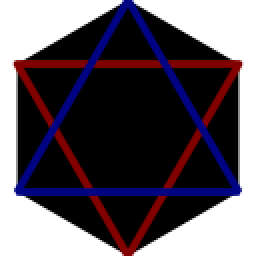
#> input picture notebooks/assets/custom_tile.png, 128 x 128 px (shown 2 times larger); its folder holds only this picture in this run
$ jupyter execute 01_hex_tiles.ipynb
#> lines starting #> are read from the running program, lines starting #| are printed output that depends on the picture
#### 1. Imports + config

[cell 1]
import math
import numpy as np
import matplotlib.pyplot as plt
from matplotlib.patches import Polygon
from matplotlib.collections import PatchCollection
from matplotlib import transforms
from PIL import Image
import os

plt.rcParams["figure.figsize"] = (10, 8)
plt.rcParams["figure.dpi"] = 110

[cell 2]
# Global texture size (pixels) for both generated and PNG tiles
TEXTURE_PX = 128

#### 2. Hex math helpers (axial coordinates)
This uses axial coordinates (q, r) with pointy-top hexes.

[cell 3]
SQRT3 = math.sqrt(3)


def hex_corners_pointy(cx, cy, size):
    """
    Return 6 (x,y) points for a pointy-top hex centered at (cx, cy).
    """
    pts = []
    for i in range(6):
        angle = math.radians(60 * i - 30)  # -30 makes it pointy-top
        pts.append((cx + size * math.cos(angle), cy + size * math.sin(angle)))
    return pts


def axial_to_pixel_pointy(q, r, size):
    """
    Convert axial coords (q, r) to pixel center (x, y) for pointy-top hex layout.
    Red Blob Games convention.
    """
    x = size * SQRT3 * (q + r / 2)
    y = size * 1.5 * r
    return x, y


def rotate_point(x, y, cx, cy, angle_deg):
    """
    Rotate point (x, y) around center (cx, cy) by angle_deg degrees.
    """
    rad = math.radians(angle_deg)
    cos_a = math.cos(rad)
    sin_a = math.sin(rad)
    dx = x - cx
    dy = y - cy
    return cx + dx * cos_a - dy * sin_a, cy + dx * sin_a + dy * cos_a


def oriented_line_end(cx, cy, size, angle_deg, length=0.7):
    """
    Compute endpoint for an oriented line starting at (cx, cy).
    angle_deg is in degrees; length scaled by hex size.
    """
    rad = math.radians(angle_deg)
    x2 = cx + length * size * math.cos(rad)
    y2 = cy + length * size * math.sin(rad)
    return x2, y2

#### 3. Draw a hex grid

[cell 4]
def draw_hex_grid(radius=5, size=1.0, tile_defs=None, tile_map=None, title=None, draw_edges=True):
    """
    Draw a hex grid in axial coords with 'radius' around (0,0).
    tile_defs: list of tile definitions (dicts), e.g.:
        [{"name": "Grass", "image": <HxWx(3|4) ndarray>}, ...]
        Images are rendered pixelated (nearest) and clipped to hex shape.
    tile_map: dict mapping (q, r) -> {"tile": <index>, "rot": <0..5>}
        rot is a multiple of 60 degrees (0..5).
    """
    if tile_defs is None:
        tile_defs = []
    if tile_map is None:
        tile_map = {}


    # We'll draw images first, then overlay grid edges via a PatchCollection
    edge_patches = []


    fig, ax = plt.subplots()


    # Precompute hex bounding box dims for pointy-top
    hex_w = SQRT3 * size  # width between left/right vertices
    hex_h = 2.0 * size    # height between top/bottom vertices


    # Hex "disk" of radius N in axial coords
    for q in range(-radius, radius + 1):
        r1 = max(-radius, -q - radius)
        r2 = min(radius, -q + radius)
        for r in range(r1, r2 + 1):
            cx, cy = axial_to_pixel_pointy(q, r, size)
            corners = hex_corners_pointy(cx, cy, size)


            # Always capture an edge polygon (no fill) for overlay
            edge_patches.append(Polygon(corners, closed=True, fill=False))


            info = tile_map.get((q, r))
            if info is not None and isinstance(info, dict):
                idx = info.get("tile", 0)
                rot = info.get("rot", 0)  # 0..5
                angle_deg = (rot % 6) * 60
                if 0 <= idx < len(tile_defs):
                    tdef = tile_defs[idx]
                    img = tdef.get("image")
                    if img is not None:
                        # Draw the bitmap inside the hex's bounding box and clip to the hex
                        extent = (cx - hex_w/2.0, cx + hex_w/2.0, cy - hex_h/2.0, cy + hex_h/2.0)
                        im = ax.imshow(img, extent=extent, origin="lower", interpolation="nearest")
                        # Rotate around hex center by multiples of 60°
                        im.set_transform(transforms.Affine2D().rotate_deg_around(cx, cy, angle_deg) + ax.transData)
                        # Clip to the exact hex polygon in data coords
                        clip_poly = Polygon(corners, closed=True)
                        clip_poly.set_transform(ax.transData)
                        im.set_clip_path(clip_poly)
                    else:
                        # Fallback: simple face fill if image missing
                        fill_poly = Polygon(corners, closed=True)
                        ax.add_patch(fill_poly)
                        fc = tdef.get("facecolor", "white")
                        fill_poly.set_facecolor(fc)
                        fill_poly.set_edgecolor("none")
                # else: out of range tile index -> leave empty
            # else: no tile mapping -> leave empty


    # Overlay grid edges on top
    if draw_edges and edge_patches:
        pc = PatchCollection(edge_patches, edgecolor="black", facecolor="none", linewidth=0.8)
        ax.add_collection(pc)


    ax.set_aspect("equal")
    ax.autoscale_view()
    ax.set_axis_off()


    if title:
        ax.set_title(title)


    return fig, ax

#### 4. Quick test render

[cell 5]
# Define low-res bitmap tiles (RGBA)
def make_tile_bitmap(name, w=None, h=None):
#> called with name = 'Grass'
    if w is None or h is None:
        w = h = int(TEXTURE_PX)
    img = np.zeros((h, w, 4), dtype=np.uint8)
    # Base color per tile
    if name == "Grass":
        base = np.array([130, 200, 120, 255], dtype=np.uint8)
        stripe = np.array([60, 140, 80, 255], dtype=np.uint8)
        for y in range(h):
            for x in range(w):
                img[y, x] = base
                if (x + y) % 6 == 0:
                    img[y, x] = stripe
    elif name == "Water":
        base = np.array([150, 200, 255, 255], dtype=np.uint8)
        foam = np.array([210, 240, 255, 255], dtype=np.uint8)
        for y in range(h):
            for x in range(w):
                img[y, x] = base
                if (y // 4) % 2 == 0 and (x % 3 == 0):
                    img[y, x] = foam
    elif name == "Mountain":
        base = np.array([180, 180, 180, 255], dtype=np.uint8)
        vein = np.array([120, 120, 120, 255], dtype=np.uint8)
        for y in range(h):
            for x in range(w):
                img[y, x] = base
                if ((x - y) % 7) == 0:
                    img[y, x] = vein
    elif name == "Desert":
        base = np.array([242, 210, 126, 255], dtype=np.uint8)
        dune = np.array([214, 184, 104, 255], dtype=np.uint8)
        for y in range(h):
            for x in range(w):
                img[y, x] = base
                if (x // 5 + y // 5) % 2 == 0:
                    img[y, x] = dune
    elif name == "WallStraight":
        # Neutral background
        bg = np.array([225, 225, 225, 255], dtype=np.uint8)
        wall = np.array([160, 160, 160, 255], dtype=np.uint8)
        mortar = np.array([200, 200, 200, 255], dtype=np.uint8)
        band_h = max(6, h // 5)
        y0 = h // 2 - band_h // 2
        y1 = y0 + band_h
        for y in range(h):
            for x in range(w):
                img[y, x] = bg
                if y0 <= y < y1:
                    # Main wall band through the center (horizontal in rotation 0)
                    img[y, x] = wall
                    # Vertical mortar lines every ~6 px
                    if x % 6 == 0:
                        img[y, x] = mortar
                # Top/bottom band mortar lines
                if y == y0 or y == y1 - 1:
                    img[y, x] = mortar
    elif name == "WallCorner120":
        # L-shaped corner with 120° turn (rotation 0 has horizontal + +120° arms).
        bg = np.array([225, 225, 225, 255], dtype=np.uint8)
        wall = np.array([160, 160, 160, 255], dtype=np.uint8)
        mortar = np.array([200, 200, 200, 255], dtype=np.uint8)
        band_h = max(6, h // 5)
        cx = (w - 1) / 2.0
        cy = (h - 1) / 2.0
        cosA = math.cos(math.radians(120))
        sinA = math.sin(math.radians(120))
        for y in range(h):
            for x in range(w):
                img[y, x] = bg
                dx = x - cx
                dy = y - cy
                # Arm 1: horizontal half-band to the right
                if abs(dy) <= band_h / 2 and dx >= 0:
                    img[y, x] = wall
                    if x % 6 == 0 or abs(dy) == int(band_h / 2):
                        img[y, x] = mortar
                # Rotate into +120° frame for Arm 2 and use half-band where u >= 0
                u = dx * cosA + dy * sinA
                v = -dx * sinA + dy * cosA
                if abs(v) <= band_h / 2 and u >= 0:
                    img[y, x] = wall
                    # Mortar along the arm direction; use u coordinate spacing
                    if int(math.floor(u)) % 6 == 0 or abs(v) == int(band_h / 2):
                        img[y, x] = mortar
    elif name == "FloorCastle":
        # Same base color as wall background; subtle stone checker with grout lines.
        bg = np.array([225, 225, 225, 255], dtype=np.uint8)  # match WallStraight bg
        stone_dark = np.array([210, 210, 210, 255], dtype=np.uint8)
        stone_light = np.array([235, 235, 235, 255], dtype=np.uint8)
        grout = np.array([200, 200, 200, 255], dtype=np.uint8)
        tile = max(6, w // 6)  # stone size scales with texture
        for y in range(h):
            for x in range(w):
                # Checker stones
                if ((x // tile) + (y // tile)) % 2 == 0:
                    img[y, x] = stone_dark
                else:
                    img[y, x] = stone_light
                # Grout grid lines
                if (x % tile == 0) or (y % tile == 0):
                    img[y, x] = grout
        # Soft vignette towards edges to suggest interior
        for y in range(h):
            for x in range(w):
                dx = (x - w/2) / (w/2)
                dy = (y - h/2) / (h/2)
                r = min(1.0, (dx*dx + dy*dy))
                if r > 0.8:
                    img[y, x] = bg
    else:
        img[..., :] = np.array([220, 220, 220, 255], dtype=np.uint8)
    return img

tile_defs = [
    {"name": "Grass", "image": make_tile_bitmap("Grass")},
    {"name": "Water", "image": make_tile_bitmap("Water")},
    {"name": "Mountain", "image": make_tile_bitmap("Mountain")},
    {"name": "Desert", "image": make_tile_bitmap("Desert")},
    {"name": "WallStraight", "image": make_tile_bitmap("WallStraight")},
    {"name": "WallCorner120", "image": make_tile_bitmap("WallCorner120")},
    {"name": "FloorCastle", "image": make_tile_bitmap("FloorCastle")},
]

tile_map = {
    (0, 0): {"tile": 6, "rot": 1},  # Floor at center
    (0, 1): {"tile": 6, "rot": 1},  # Floor near center
    (0, -1): {"tile": 6, "rot": 1},  # Floor near center
    (1, -1): {"tile": 6, "rot": 1},  # Floor near center
    (1, 0): {"tile": 6, "rot": 1},  # Floor near center
    (1, 1): {"tile": 6, "rot": 1},  # Floor near center
    (-1, 1): {"tile": 6, "rot": 1},  # Floor near center
    (-1, 0): {"tile": 6, "rot": 1},  # Floor near center
    # Walls and corners
    (-1, 2): {"tile": 4, "rot": 3},  # Wall horizontal 180°
    (0, 2): {"tile": 5, "rot": 3},  # Corner
    (1, 1): {"tile": 4, "rot": 2},  # Wall
    (2, 0): {"tile": 5, "rot": 2},  # Corner
    (2, -1): {"tile": 4, "rot": 4},  # Wall
    (2, -2): {"tile": 5, "rot": 1},  # Corner
    (1, -2): {"tile": 4, "rot": 0},  # Wall
    (0, -2): {"tile": 5, "rot": 0},  # Corner
    (-1, -1): {"tile": 4, "rot": 5},  # Wall
    (-2, 0): {"tile": 5, "rot": 5},  # Corner
    (-2, 1): {"tile": 4, "rot": 1},  # Wall
    (-2, 2): {"tile": 5, "rot": 4},  # Corner
    # Some water around
    (0, 3): {"tile": 1, "rot": 0},
    (1, 2): {"tile": 1, "rot": 1},
    (2, 1): {"tile": 1, "rot": 2},
    (3, 0): {"tile": 1, "rot": 3},
}

[cell 6]
def show_tiles_row(tile_defs, size=1.0, gap=None, title=None, draw_edges=True, show_labels=True):
    """
    Display all tiles in a single horizontal row at rotation 0.
    - tile_defs: list of dicts, each with optional keys:
        {"name": str, "image": ndarray (H×W×(3|4)), "facecolor": str}
    - size: hex size used for layout
    - gap: horizontal gap between hex centers (defaults to 0.25 * hex_w)
    - draw_edges: overlay hex outlines
    - show_labels: draw tile names under each hex
    """
    if tile_defs is None:
        tile_defs = []
    if gap is None:
        gap = 0.25 * SQRT3 * size


    fig, ax = plt.subplots()
    hex_w = SQRT3 * size
    hex_h = 2.0 * size


    for i, tdef in enumerate(tile_defs):
        cx = i * (hex_w + gap)
        cy = 0.0
        corners = hex_corners_pointy(cx, cy, size)
        extent = (cx - hex_w/2.0, cx + hex_w/2.0, cy - hex_h/2.0, cy + hex_h/2.0)
        img = tdef.get("image")
        if img is not None:
            im = ax.imshow(img, extent=extent, origin="lower", interpolation="nearest")
            clip_poly = Polygon(corners, closed=True)
            clip_poly.set_transform(ax.transData)
            im.set_clip_path(clip_poly)
        else:
            fill_poly = Polygon(corners, closed=True)
            ax.add_patch(fill_poly)
            fc = tdef.get("facecolor", "white")
            fill_poly.set_facecolor(fc)
            fill_poly.set_edgecolor("none")
        if draw_edges:
            edge = Polygon(corners, closed=True, fill=False)
            ax.add_patch(edge)
            edge.set_edgecolor("black")
            edge.set_linewidth(0.8)
        if show_labels:
            name = tdef.get("name", f"Tile {i}")
            ax.text(cx, cy - hex_h * 0.65, name, ha="center", va="top", fontsize=9)


    ax.set_aspect("equal")
    ax.autoscale_view()
    ax.set_axis_off()
    if title:
        ax.set_title(title)
    return fig, ax

[cell 7]
def load_tile_png(path, target_size=None, center_crop=True):
    """
    Load a PNG from disk as an RGBA numpy array for tile rendering.
    - path: filesystem path to a PNG
    - target_size: if provided, resize to target_size×target_size (nearest)
    - center_crop: if True and image isn't square, crop to the centered square first
    Returns: ndarray (H×W×4) dtype=uint8, or None if load fails.
    """
#> called with path = 'assets/custom_tile.png', target_size = 128, center_crop = True
    try:
        img = Image.open(path).convert("RGBA")
#> img is the input picture: PIL image 128x128 RGBA; mean R, G, B, A 35.9, 26.9, 36.7, 166.4
    except Exception as e:
        print(f"Failed to load PNG '{path}': {e}")
        return None
    if center_crop:
        w, h = img.size
#> w = 128; h = 128
        if w != h:
            m = min(w, h)
            left = (w - m) // 2
            top = (h - m) // 2
            img = img.crop((left, top, left + m, top + m))
    if target_size is not None:
        img = img.resize((target_size, target_size), resample=Image.NEAREST)
    arr = np.array(img, dtype=np.uint8)
    return arr

[cell 8]
# Auto-load tiles from assets/ (all PNGs), append to tile_defs, preview, and place on grid
import os


def load_tiles_from_folder(folder, target_size=None, center_crop=True, tile_defs=None):
    """
    Scan a folder for PNG files and append them as tiles to tile_defs.
    - folder: directory to search
    - target_size: resize square textures to target_size×target_size (nearest)
    - center_crop: crop non-square images to center square before resizing
    - tile_defs: list to append to; if None, uses global tile_defs
    Returns: list of dicts [{"name": str, "index": int, "path": str}] for appended tiles.
    """
    if tile_defs is None:
        raise ValueError("tile_defs must be provided")
    appended = []
    if not os.path.isdir(folder):
        print(f"Assets folder not found: {folder}")
        return appended
    for fname in sorted(os.listdir(folder)):
        if not fname.lower().endswith(".png"):
            continue
        fpath = os.path.join(folder, fname)
        img = load_tile_png(fpath, target_size=int(target_size) if target_size else None, center_crop=center_crop)
        if img is None:
            continue
        name = os.path.splitext(fname)[0]
        tile_defs.append({"name": name, "image": img})
        appended.append({"name": name, "index": len(tile_defs) - 1, "path": fpath})
    if appended:
        print("Added PNG tiles:")
        for info in appended:
            print(f"  - {info['name']} (index {info['index']}) from {info['path']}")
#> this loop made 1 pass
#|   - custom_tile (index 7) from assets/custom_tile.png
    else:
        print(f"No PNG tiles found in {folder}.")
    return appended


# Load all PNG tiles from assets/ and append to tile_defs
assets_folder = "assets"
png_tiles = load_tiles_from_folder(assets_folder, target_size=int(TEXTURE_PX), center_crop=True, tile_defs=tile_defs)
#> png_tiles = 1 item

# Place loaded tiles onto the grid for rendering (if any were loaded)
if png_tiles:
    positions = [
        (0, 4), (1, 4), (2, 4), (3, 4), (4, 4),
        (-1, 4), (-2, 4), (5, 3), (3, 5)
    ]
    for i, info in enumerate(png_tiles):
        pos = positions[i % len(positions)]
        tile_map[pos] = {"tile": info["index"], "rot": 0}
#> this loop made 1 pass
#> pos on pass 1: (0, 4)
#> after the loop, tile_map = 24 items
    print(f"Placed {len(png_tiles)} PNG tiles on the grid.")
#| Placed 1 PNG tiles on the grid.
else:
    print("No PNG tiles to place on the grid.")

# Show the full row of tiles (including any newly appended PNG tiles)
fig, ax = show_tiles_row(tile_defs, size=1.0, title="Tile list (rotation 0)")
plt.show()
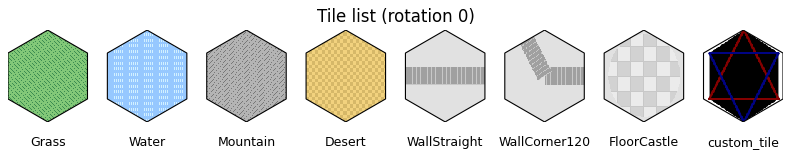
#> figure drawn by matplotlib, 1 panel

[cell 9]
# Render test moved after tiles row, using current tile_defs/tile_map
fig, ax = draw_hex_grid(
    radius=6,
    size=1.0,
    tile_defs=tile_defs,
    tile_map=tile_map,
    title="Project-Hex-Sandbox: Bitmap Tiles with Rotation (Axial)",
    draw_edges=True
)
#> after the loop in draw_hex_grid, `for q in range(-radius, radius + 1):`: edge_patches = 127 items
plt.show()
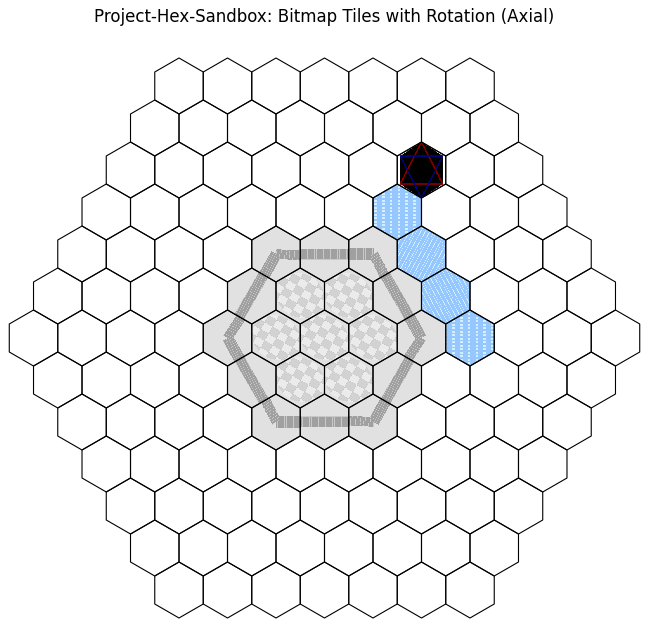
#> figure drawn by matplotlib, 1 panel

[cell 10]
# Utility: generate a sample PNG tile into assets/ for quick testing
import os
import numpy as np
from PIL import Image

os.makedirs("assets", exist_ok=True)
w = h = int(TEXTURE_PX)
arr = np.zeros((h, w, 4), dtype=np.uint8)
base = np.array([180, 90, 200, 255], dtype=np.uint8)   # purple base
stripe = np.array([90, 30, 130, 255], dtype=np.uint8)  # darker stripe
for y in range(h):
    for x in range(w):
        arr[y, x] = base
        if ((x + y) // 6) % 2 == 0:
            arr[y, x] = stripe
img = Image.fromarray(arr, mode="RGBA")
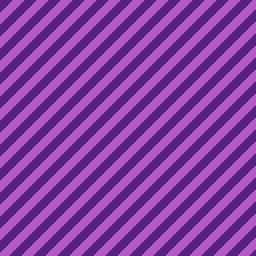
#> img: PIL image 128x128 RGBA (shown 2 times larger); mean R, G, B, A 135, 60, 165, 255
out_path = "../assets/custom_tile.png"
img.save(out_path)
print(f"Saved sample tile PNG to {out_path}")
